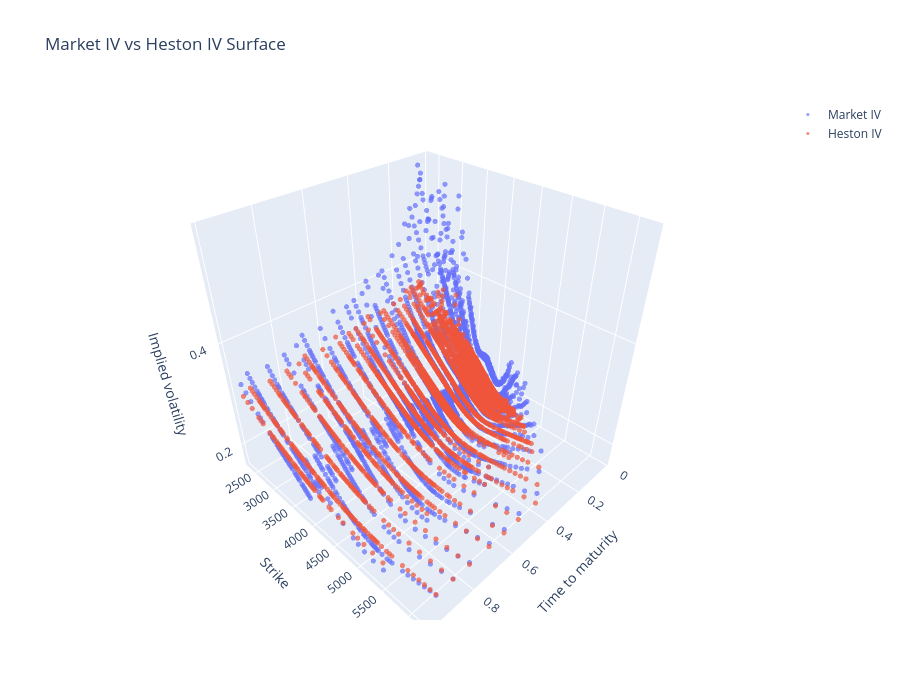

Notebook source saved alongside this figure:
### Code cell
# ============================================================
# 16. 3D IV surface: market IV and Heston IV
# ============================================================

surface_df = calib_result[
    np.isfinite(calib_result["market_iv_from_mid"])
    & np.isfinite(calib_result["heston_iv"])
    & np.isfinite(calib_result["tau"])
    & np.isfinite(calib_result["strike"])
].copy()

fig = go.Figure()
fig.add_trace(go.Scatter3d(
    x=surface_df["tau"], y=surface_df["strike"], z=surface_df["market_iv_from_mid"],
    mode="markers", name="Market IV", marker=dict(size=3, opacity=0.7)))
fig.add_trace(go.Scatter3d(
    x=surface_df["tau"], y=surface_df["strike"], z=surface_df["heston_iv"],
    mode="markers", name="Heston IV", marker=dict(size=3, opacity=0.7)))
fig.update_layout(
    title="Market IV vs Heston IV Surface",
    scene=dict(xaxis_title="Time to maturity", yaxis_title="Strike", zaxis_title="Implied volatility"),
    width=900, height=700)
fig.show()

### Figure 1 — Plotly figure (JSON) as saved in the notebook; plotly's stock layout.template omitted (floating-point values rounded to 4 significant figures; data arrays with more than 128 entries replaced by an {"elided": "..."} marker saying what was removed)
{"data": [{"marker": {"opacity": 0.7, "size": 3}, "mode": "markers", "name": "Market IV", "type": "scatter3d", "x": {"elided": "4306 float values"}, "y": {"elided": "4306 float values"}, "z": {"elided": "4306 float values"}}, {"marker": {"opacity": 0.7, "size": 3}, "mode": "markers", "name": "Heston IV", "type": "scatter3d", "x": {"elided": "4306 float values"}, "y": {"elided": "4306 float values"}, "z": {"elided": "4306 float values"}}], "layout": {"height": 700, "scene": {"xaxis": {"title": {"text": "Time to maturity"}}, "yaxis": {"title": {"text": "Strike"}}, "zaxis": {"title": {"text": "Implied volatility"}}}, "title": {"text": "Market IV vs Heston IV Surface"}, "width": 900}}
